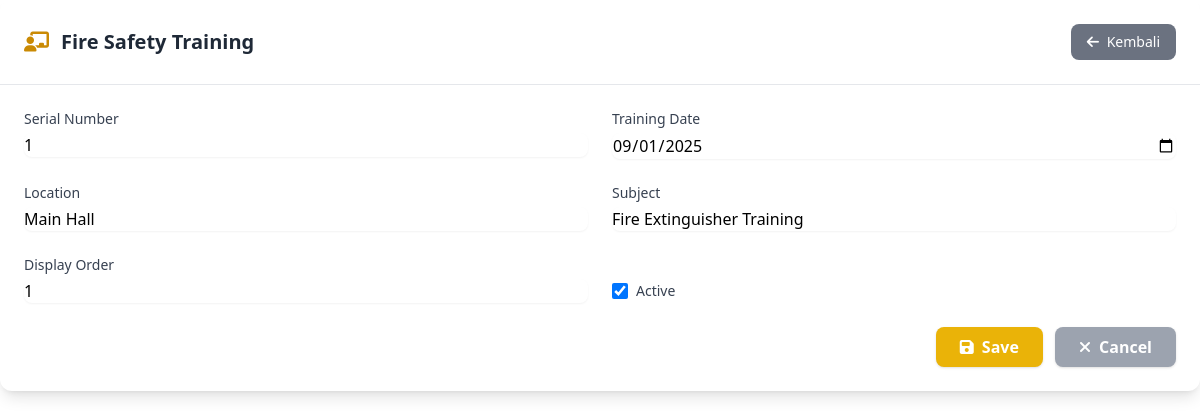
The page /admin/firesafety/training.php?action=edit&id=1 (signed in) on the database its author committed.
### tables this page shows
CREATE TABLE fire_safety_training (
    id INT AUTO_INCREMENT PRIMARY KEY,
    serial_number INT NOT NULL,
    training_date DATE NOT NULL,
    location VARCHAR(255) NOT NULL,
    subject VARCHAR(255) NOT NULL,
    display_order INT DEFAULT 0,
    is_active TINYINT(1) DEFAULT 1
);

### admin/firesafety/training.php (the view, shortened to what this page needs)
<?php
require_once '../../config/database.php';
$data = null;
$action = isset($_GET['action']) ? $_GET['action'] : 'list';
$id = isset($_GET['id']) ? (int)$_GET['id'] : 0;
switch ($action) {
    case 'edit':
        $query = "SELECT * FROM fire_safety_training WHERE id = ?";
        $stmt = mysqli_prepare($conn, $query);
        mysqli_stmt_bind_param($stmt, "i", $id);
        mysqli_stmt_execute($stmt);
        $result = mysqli_stmt_get_result($stmt);
        $data = mysqli_fetch_assoc($result);
        break;
}
?>
<!DOCTYPE html>
<html lang="id">
<head>
    <script src="https://cdn.tailwindcss.com"></script>
    <link rel="stylesheet" href="https://cdnjs.cloudflare.com/ajax/libs/font-awesome/6.4.0/css/all.min.css">
</head>
<body>
<div class="bg-white rounded-xl shadow-lg overflow-hidden mb-8">
    <div class="p-6 border-b border-gray-200">
        <div class="flex items-center justify-between">
            <h2 class="text-xl font-bold text-gray-800 flex items-center">
                <i class="fas fa-chalkboard-teacher text-yellow-600 mr-3"></i>
                Fire Safety Training
            </h2>
            <?php if ($action == 'create' || $action == 'edit'): ?>
                <a href="training.php" class="bg-gray-500 hover:bg-gray-600 text-white px-4 py-2 rounded-lg text-sm font-medium transition-colors duration-200">
                    <i class="fas fa-arrow-left mr-1"></i> Kembali
                </a>
            <?php else: ?>
                <a href="training.php?action=create" class="bg-yellow-500 hover:bg-yellow-600 text-white px-4 py-2 rounded-lg text-sm font-medium transition-colors duration-200">
                    <i class="fas fa-plus mr-1"></i> Add New
                </a>
            <?php endif; ?>
        </div>
    </div>
    <div class="p-6">
        <?php if ($action == 'create' || $action == 'edit'): ?>
            <form method="POST" class="space-y-6">
                <div class="grid grid-cols-1 md:grid-cols-2 gap-6">
                    <div>
                        <label for="serial_number" class="block text-sm font-medium text-gray-700">Serial Number</label>
                        <input type="number" class="mt-1 block w-full rounded-lg border-gray-300 shadow-sm focus:border-yellow-500 focus:ring-yellow-500" id="serial_number" name="serial_number" value="<?= $action == 'edit' ? $data['serial_number'] : '' ?>" required min="1">
                    </div>
                    <div>
                        <label for="training_date" class="block text-sm font-medium text-gray-700">Training Date</label>
                        <input type="date" class="mt-1 block w-full rounded-lg border-gray-300 shadow-sm focus:border-yellow-500 focus:ring-yellow-500" id="training_date" name="training_date" value="<?= $action == 'edit' ? $data['training_date'] : '' ?>" required>
                    </div>
                    <div>
                        <label for="location" class="block text-sm font-medium text-gray-700">Location</label>
                        <input type="text" class="mt-1 block w-full rounded-lg border-gray-300 shadow-sm focus:border-yellow-500 focus:ring-yellow-500" id="location" name="location" value="<?= $action == 'edit' ? htmlspecialchars($data['location']) : '' ?>" required>
                    </div>
                    <div>
                        <label for="subject" class="block text-sm font-medium text-gray-700">Subject</label>
                        <input type="text" class="mt-1 block w-full rounded-lg border-gray-300 shadow-sm focus:border-yellow-500 focus:ring-yellow-500" id="subject" name="subject" value="<?= $action == 'edit' ? htmlspecialchars($data['subject']) : '' ?>" required>
                    </div>
                    <div>
                        <label for="display_order" class="block text-sm font-medium text-gray-700">Display Order</label>
                        <input type="number" class="mt-1 block w-full rounded-lg border-gray-300 shadow-sm focus:border-yellow-500 focus:ring-yellow-500" id="display_order" name="display_order" value="<?= $action == 'edit' ? $data['display_order'] : '0' ?>" min="0">
                    </div>
                    <div class="flex items-center mt-6">
                        <input class="h-4 w-4 text-yellow-500 focus:ring-yellow-500 border-gray-300 rounded" type="checkbox" id="is_active" name="is_active" <?= ($action == 'edit' && $data['is_active']) ? 'checked' : '' ?>>
                        <label class="ml-2 block text-sm text-gray-700" for="is_active">Active</label>
                    </div>
                </div>
                <div class="flex justify-end gap-3 mt-6">
                    <button type="submit" class="bg-yellow-500 hover:bg-yellow-600 text-white px-6 py-2 rounded-lg font-semibold shadow transition-colors duration-200">
                        <i class="fas fa-save mr-1"></i> Save
                    </button>
                    <a href="training.php" class="bg-gray-400 hover:bg-gray-500 text-white px-6 py-2 rounded-lg font-semibold shadow transition-colors duration-200">
                        <i class="fas fa-times mr-1"></i> Cancel
                    </a>
                </div>
            </form>
        <?php endif; ?>
    </div>
</div>
</body>
</html>

### rows shown on the page
fire_safety_training: serial_number "1", training_date "09/01/2025", location "Main Hall", subject "Fire Extinguisher Training", display_order "1", is_active "☑"
